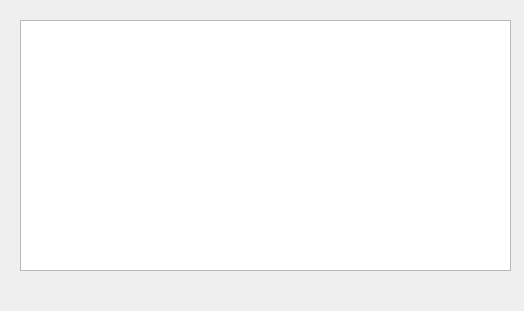
<?xml version="1.0" encoding="UTF-8"?>
<ui version="4.0">
 <class>Form2</class>
 <widget class="QWidget" name="Form2">
  <property name="geometry">
   <rect>
    <x>0</x>
    <y>0</y>
    <width>524</width>
    <height>311</height>
   </rect>
  </property>
  <property name="windowTitle">
   <string>Form</string>
  </property>
  <widget class="QTextBrowser" name="textBrowser">
   <property name="geometry">
    <rect>
     <x>20</x>
     <y>20</y>
     <width>491</width>
     <height>251</height>
    </rect>
   </property>
  </widget>
 </widget>
 <resources/>
 <connections/>
</ui>
